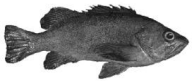
#> input picture assets/fish.png, 192 x 81 px, found by its file name
$ python dlr_test_zone1.py
#> lines starting #> are read from the running program, lines starting #| are printed output that depends on the picture
import matplotlib.pyplot as plt
from math import *
import numpy as np

try:
    img = plt.imread("./assets/fish.png")
#> img is the input picture: shape (81, 192) float32; min 0.0745, max 1, mean 0.627
except FileNotFoundError:
    img = plt.imread("../assets/fish.png")

m, n = img.shape[:2]
#> m = 81; n = 192

angle = 37 # 0 to 45
alpha = (pi * angle) / 180

mrt = ceil(abs(m * cos(alpha)) + abs(n * sin(alpha)))
#> mrt = 181
nrt = ceil(abs(m * sin(alpha)) + abs(n * cos(alpha)))
#> nrt = 203
print(f"{(mrt, nrt) = }")
#| (mrt, nrt) = (181, 203)

x_offset = ceil(m * sin(alpha))
#> x_offset = 49
fs = lambda y: y / tan(alpha + pi / 2)  # starting line equation

rot = np.zeros((mrt, nrt), dtype=img.dtype)

delta_x = cos(alpha)
delta_y = sin(alpha)

for i in range(ceil(m * cos(alpha))):
    x_, y_ = fs(i), i

    for px in range(n):
        try:
            x, y = floor(x_), floor(y_)
            rot[y, x + x_offset] = img[i, px]
            rot[y + 1, x + x_offset] = img[i, px]
            x_ += delta_x
            y_ += delta_y
        except IndexError:
            print(f"[index err] mapping {(x + x_offset, y)} to {(px, i)}")
            pass
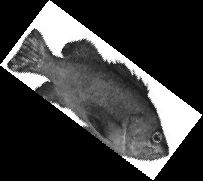
#> rot: shape (181, 203) float32; min 0, max 1, mean 0.239


plt.figure(figsize=(10, 5))
plt.subplot(1, 2, 1)
plt.title("Original Image")
plt.imshow(img, cmap="gray")

plt.subplot(1, 2, 2)
plt.title("Rotated Image")
plt.imshow(rot, cmap="gray")
plt.show()
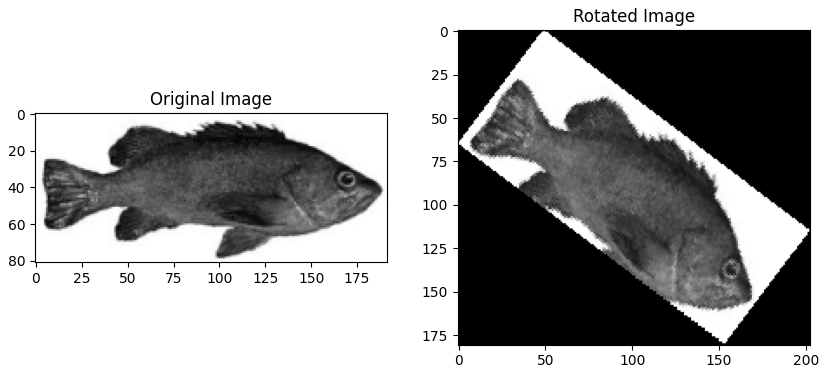
#> figure drawn by matplotlib, 2 panels
